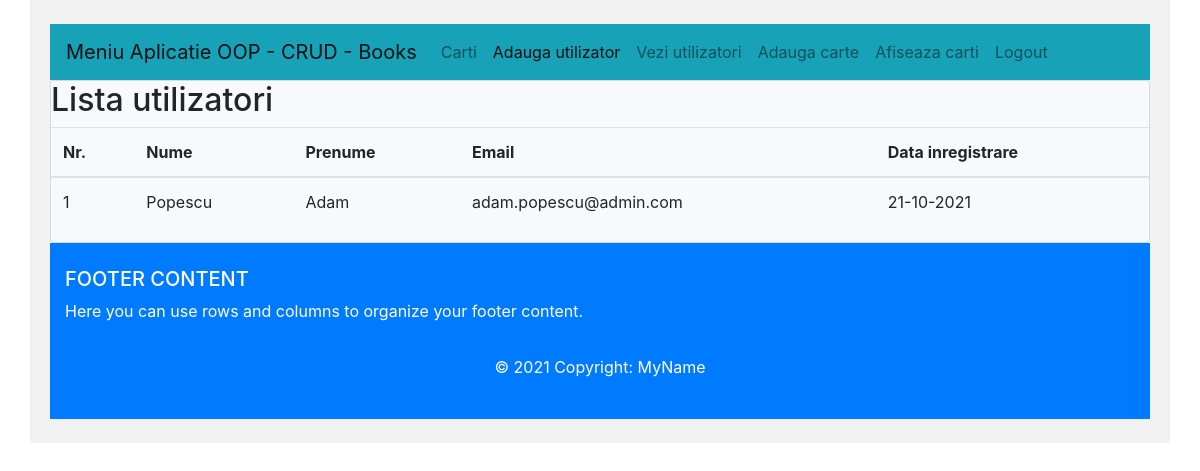
Screenshot of /rezultate.php (signed in) with the database file from the repository.
### tables this page shows
CREATE TABLE IF NOT EXISTS `users` (
  `id` int(11) NOT NULL AUTO_INCREMENT,
  `nume` varchar(55) NOT NULL,
  `prenume` varchar(55) NOT NULL,
  `email` varchar(40) NOT NULL,
  `parola` varchar(255) NOT NULL,
  `dataadaugare` timestamp NOT NULL DEFAULT CURRENT_TIMESTAMP,
  PRIMARY KEY (`id`)
);

### classes/user.php (called while the page is built, shortened)
<?php
class USER
{
    public function read()
    {
        $sql = "SELECT * FROM  users ORDER BY id DESC";
        $instance = Database::getInstance();
        $conn = $instance->getConnection();
        $res = mysqli_query($conn, $sql);
        return $res;
    }
}

### rezultate.php (the view, shortened to what this page needs)
<!DOCTYPE html>
<html lang="en">
<?php include 'layout/head.php';?>
    <body>
        <div class="container py-4">
<?php include 'layout/meniu.php';?>
        <div class="card bg-light">
            <h2>Lista utilizatori</h2>
            <table class="table ">
                <thead>
                    <tr>
                        <th>Nr.</th>
                        <th>Nume</th>
                        <th>Prenume</th>
                        <th>Email</th>
                        <th>Data inregistrare</th>
                    </tr>
                </thead>
                <tbody>
<?php
$utilizatori = new User();
$res = $utilizatori->read();
$i=1;
while ($r = mysqli_fetch_assoc($res)): ?>
                    <tr>
                        <td><?php echo $i; ?></td>
                        <td><?php echo $r['nume']; ?></td>
                        <td><?php echo $r['prenume']; ?></td>
                        <td><?php echo $r['email']; ?></td>
                        <td><?php echo date('d-m-Y',strtotime($r['dataadaugare'])); ?></td>
                    </tr>
<?php $i++; endwhile;?>
                </tbody>
            </table>
        </div>
<?php include 'layout/footer.php';?>
        </div>
    </body>
</html>

### assets/css/style.css (style rules this page uses)
.container { background-color: #f1f1f1; padding: 20px; }

### rows the page displays
users: nume "Popescu", prenume "Adam", email "adam.popescu@admin.com", dataadaugare "21-10-2021"
